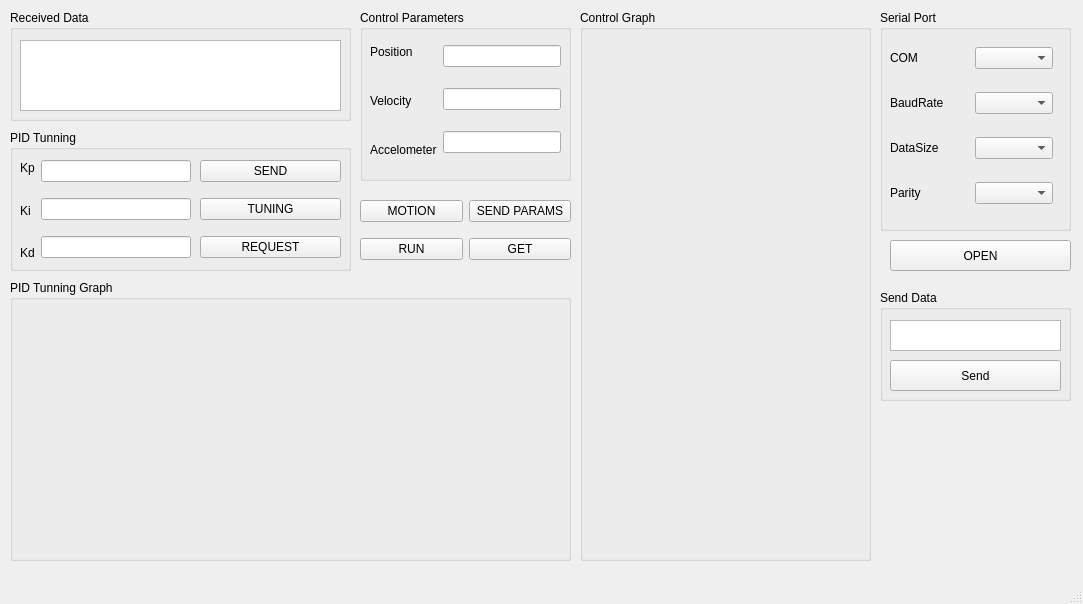
<?xml version="1.0" encoding="UTF-8"?>
<ui version="4.0">
 <class>MainWindow</class>
 <widget class="QMainWindow" name="MainWindow">
  <property name="geometry">
   <rect>
    <x>0</x>
    <y>0</y>
    <width>1083</width>
    <height>604</height>
   </rect>
  </property>
  <property name="windowTitle">
   <string>MainWindow</string>
  </property>
  <widget class="QWidget" name="centralwidget">
   <widget class="QGroupBox" name="groupBox_4">
    <property name="geometry">
     <rect>
      <x>10</x>
      <y>10</y>
      <width>341</width>
      <height>111</height>
     </rect>
    </property>
    <property name="title">
     <string>Received Data</string>
    </property>
    <widget class="QTextBrowser" name="textBrowser">
     <property name="geometry">
      <rect>
       <x>10</x>
       <y>30</y>
       <width>321</width>
       <height>71</height>
      </rect>
     </property>
    </widget>
   </widget>
   <widget class="QGroupBox" name="groupBox_3">
    <property name="geometry">
     <rect>
      <x>360</x>
      <y>10</y>
      <width>211</width>
      <height>171</height>
     </rect>
    </property>
    <property name="title">
     <string>Control Parameters</string>
    </property>
    <widget class="QWidget" name="layoutWidget">
     <property name="geometry">
      <rect>
       <x>10</x>
       <y>20</y>
       <width>191</width>
       <height>141</height>
      </rect>
     </property>
     <layout class="QHBoxLayout" name="horizontalLayout">
      <item>
       <layout class="QVBoxLayout" name="verticalLayout_2">
        <item>
         <widget class="QLabel" name="label">
          <property name="text">
           <string>Position</string>
          </property>
         </widget>
        </item>
        <item>
         <widget class="QLabel" name="label_2">
          <property name="text">
           <string>Velocity</string>
          </property>
         </widget>
        </item>
        <item>
         <widget class="QLabel" name="label_3">
          <property name="text">
           <string>Accelometer</string>
          </property>
         </widget>
        </item>
       </layout>
      </item>
      <item>
       <layout class="QVBoxLayout" name="verticalLayout">
        <item>
         <widget class="QLineEdit" name="posLineEdit"/>
        </item>
        <item>
         <widget class="QLineEdit" name="velLineEdit"/>
        </item>
        <item>
         <widget class="QLineEdit" name="accLineEdit"/>
        </item>
       </layout>
      </item>
     </layout>
    </widget>
   </widget>
   <widget class="QGroupBox" name="groupBox_7">
    <property name="geometry">
     <rect>
      <x>10</x>
      <y>130</y>
      <width>341</width>
      <height>141</height>
     </rect>
    </property>
    <property name="title">
     <string>PID Tunning</string>
    </property>
    <widget class="QWidget" name="layoutWidget_2">
     <property name="geometry">
      <rect>
       <x>10</x>
       <y>20</y>
       <width>171</width>
       <height>121</height>
      </rect>
     </property>
     <layout class="QHBoxLayout" name="horizontalLayout_3">
      <item>
       <layout class="QVBoxLayout" name="verticalLayout_6">
        <item>
         <widget class="QLabel" name="label_4">
          <property name="text">
           <string>Kp</string>
          </property>
         </widget>
        </item>
        <item>
         <widget class="QLabel" name="label_5">
          <property name="text">
           <string>Ki</string>
          </property>
         </widget>
        </item>
        <item>
         <widget class="QLabel" name="label_6">
          <property name="text">
           <string>Kd</string>
          </property>
         </widget>
        </item>
       </layout>
      </item>
      <item>
       <layout class="QVBoxLayout" name="verticalLayout_5">
        <item>
         <widget class="QLineEdit" name="lineEdit"/>
        </item>
        <item>
         <widget class="QLineEdit" name="lineEdit_2"/>
        </item>
        <item>
         <widget class="QLineEdit" name="lineEdit_3"/>
        </item>
       </layout>
      </item>
     </layout>
    </widget>
    <widget class="QWidget" name="layoutWidget_3">
     <property name="geometry">
      <rect>
       <x>190</x>
       <y>20</y>
       <width>141</width>
       <height>121</height>
      </rect>
     </property>
     <layout class="QVBoxLayout" name="verticalLayout_7">
      <item>
       <widget class="QPushButton" name="sendpidButton">
        <property name="text">
         <string>SEND</string>
        </property>
       </widget>
      </item>
      <item>
       <widget class="QPushButton" name="tunningButton">
        <property name="text">
         <string>TUNING</string>
        </property>
       </widget>
      </item>
      <item>
       <widget class="QPushButton" name="requestButton">
        <property name="text">
         <string>REQUEST</string>
        </property>
       </widget>
      </item>
     </layout>
    </widget>
   </widget>
   <widget class="QGroupBox" name="groupBox_2">
    <property name="geometry">
     <rect>
      <x>10</x>
      <y>280</y>
      <width>561</width>
      <height>281</height>
     </rect>
    </property>
    <property name="title">
     <string>PID Tunning Graph</string>
    </property>
    <widget class="QWidget" name="pidPlotWidget" native="true">
     <property name="geometry">
      <rect>
       <x>10</x>
       <y>30</y>
       <width>541</width>
       <height>241</height>
      </rect>
     </property>
    </widget>
   </widget>
   <widget class="QWidget" name="layoutWidget_4">
    <property name="geometry">
     <rect>
      <x>360</x>
      <y>190</y>
      <width>211</width>
      <height>81</height>
     </rect>
    </property>
    <layout class="QHBoxLayout" name="horizontalLayout_2">
     <item>
      <layout class="QVBoxLayout" name="verticalLayout_3">
       <item>
        <widget class="QPushButton" name="motionButton">
         <property name="text">
          <string>MOTION</string>
         </property>
        </widget>
       </item>
       <item>
        <widget class="QPushButton" name="runButton">
         <property name="text">
          <string>RUN</string>
         </property>
        </widget>
       </item>
      </layout>
     </item>
     <item>
      <layout class="QVBoxLayout" name="verticalLayout_4">
       <item>
        <widget class="QPushButton" name="senparamsButton">
         <property name="text">
          <string>SEND PARAMS</string>
         </property>
        </widget>
       </item>
       <item>
        <widget class="QPushButton" name="getButton">
         <property name="text">
          <string>GET</string>
         </property>
        </widget>
       </item>
      </layout>
     </item>
    </layout>
   </widget>
   <widget class="QGroupBox" name="groupBox_5">
    <property name="geometry">
     <rect>
      <x>880</x>
      <y>10</y>
      <width>191</width>
      <height>221</height>
     </rect>
    </property>
    <property name="title">
     <string>Serial Port</string>
    </property>
    <widget class="QWidget" name="layoutWidget_5">
     <property name="geometry">
      <rect>
       <x>10</x>
       <y>20</y>
       <width>163</width>
       <height>191</height>
      </rect>
     </property>
     <layout class="QVBoxLayout" name="verticalLayout_8">
      <item>
       <layout class="QHBoxLayout" name="horizontalLayout_4">
        <item>
         <widget class="QLabel" name="label_7">
          <property name="text">
           <string>COM</string>
          </property>
         </widget>
        </item>
        <item>
         <widget class="QComboBox" name="serialComboBox"/>
        </item>
       </layout>
      </item>
      <item>
       <layout class="QHBoxLayout" name="horizontalLayout_5">
        <item>
         <widget class="QLabel" name="label_8">
          <property name="text">
           <string>BaudRate</string>
          </property>
         </widget>
        </item>
        <item>
         <widget class="QComboBox" name="baudComboBox"/>
        </item>
       </layout>
      </item>
      <item>
       <layout class="QHBoxLayout" name="horizontalLayout_6">
        <item>
         <widget class="QLabel" name="label_9">
          <property name="text">
           <string>DataSize</string>
          </property>
         </widget>
        </item>
        <item>
         <widget class="QComboBox" name="sizeComboBox"/>
        </item>
       </layout>
      </item>
      <item>
       <layout class="QHBoxLayout" name="horizontalLayout_7">
        <item>
         <widget class="QLabel" name="label_10">
          <property name="text">
           <string>Parity</string>
          </property>
         </widget>
        </item>
        <item>
         <widget class="QComboBox" name="parityComboBox"/>
        </item>
       </layout>
      </item>
     </layout>
    </widget>
   </widget>
   <widget class="QGroupBox" name="groupBox_6">
    <property name="geometry">
     <rect>
      <x>880</x>
      <y>290</y>
      <width>191</width>
      <height>111</height>
     </rect>
    </property>
    <property name="title">
     <string>Send Data</string>
    </property>
    <widget class="QPushButton" name="sendButton">
     <property name="geometry">
      <rect>
       <x>10</x>
       <y>70</y>
       <width>171</width>
       <height>31</height>
      </rect>
     </property>
     <property name="text">
      <string>Send</string>
     </property>
    </widget>
    <widget class="QTextEdit" name="textEdit_2">
     <property name="geometry">
      <rect>
       <x>10</x>
       <y>30</y>
       <width>171</width>
       <height>31</height>
      </rect>
     </property>
    </widget>
   </widget>
   <widget class="QGroupBox" name="groupBox">
    <property name="geometry">
     <rect>
      <x>580</x>
      <y>10</y>
      <width>291</width>
      <height>551</height>
     </rect>
    </property>
    <property name="title">
     <string>Control Graph</string>
    </property>
    <widget class="QWidget" name="posPlotWidget" native="true">
     <property name="geometry">
      <rect>
       <x>10</x>
       <y>20</y>
       <width>271</width>
       <height>161</height>
      </rect>
     </property>
    </widget>
    <widget class="QWidget" name="velPlotWidget" native="true">
     <property name="geometry">
      <rect>
       <x>10</x>
       <y>200</y>
       <width>271</width>
       <height>161</height>
      </rect>
     </property>
    </widget>
    <widget class="QWidget" name="accPlotWidget" native="true">
     <property name="geometry">
      <rect>
       <x>10</x>
       <y>380</y>
       <width>271</width>
       <height>161</height>
      </rect>
     </property>
    </widget>
   </widget>
   <widget class="QLabel" name="label_11">
    <property name="geometry">
     <rect>
      <x>900</x>
      <y>410</y>
      <width>151</width>
      <height>141</height>
     </rect>
    </property>
    <property name="pixmap">
     <pixmap>../../../../../../../../media/vienchau/DATA/MY_WORK/Qt/Project/PhCode/PhCode/BK.png</pixmap>
    </property>
    <property name="scaledContents">
     <bool>true</bool>
    </property>
   </widget>
   <widget class="QPushButton" name="openButton">
    <property name="geometry">
     <rect>
      <x>890</x>
      <y>240</y>
      <width>181</width>
      <height>31</height>
     </rect>
    </property>
    <property name="text">
     <string>OPEN</string>
    </property>
   </widget>
  </widget>
  <widget class="QMenuBar" name="menubar">
   <property name="geometry">
    <rect>
     <x>0</x>
     <y>0</y>
     <width>1083</width>
     <height>20</height>
    </rect>
   </property>
  </widget>
  <widget class="QStatusBar" name="statusbar"/>
 </widget>
 <resources/>
 <connections/>
</ui>
